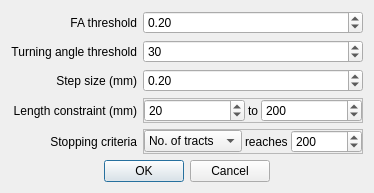
<ui version="4.0" >
 <class>TrackingConfigDlgClass</class>
 <widget class="QDialog" name="TrackingConfigDlgClass" >
  <property name="geometry" >
   <rect>
    <x>0</x>
    <y>0</y>
    <width>374</width>
    <height>177</height>
   </rect>
  </property>
  <property name="windowTitle" >
   <string>TrackingConfigDlg</string>
  </property>
  <layout class="QGridLayout" name="gridLayout" >
   <item row="0" column="0" >
    <widget class="QLabel" name="label" >
     <property name="sizePolicy" >
      <sizepolicy vsizetype="Preferred" hsizetype="Preferred" >
       <horstretch>0</horstretch>
       <verstretch>0</verstretch>
      </sizepolicy>
     </property>
     <property name="text" >
      <string>FA threshold</string>
     </property>
     <property name="alignment" >
      <set>Qt::AlignRight|Qt::AlignTrailing|Qt::AlignVCenter</set>
     </property>
    </widget>
   </item>
   <item row="0" column="1" >
    <widget class="QDoubleSpinBox" name="faSpin" >
     <property name="maximum" >
      <double>1.000000000000000</double>
     </property>
     <property name="singleStep" >
      <double>0.050000000000000</double>
     </property>
     <property name="value" >
      <double>0.200000000000000</double>
     </property>
    </widget>
   </item>
   <item row="1" column="0" >
    <widget class="QLabel" name="label_2" >
     <property name="text" >
      <string>Turning angle threshold</string>
     </property>
     <property name="alignment" >
      <set>Qt::AlignRight|Qt::AlignTrailing|Qt::AlignVCenter</set>
     </property>
    </widget>
   </item>
   <item row="1" column="1" >
    <widget class="QSpinBox" name="angleSpin" >
     <property name="maximum" >
      <number>90</number>
     </property>
     <property name="value" >
      <number>30</number>
     </property>
    </widget>
   </item>
   <item row="2" column="0" >
    <widget class="QLabel" name="label_3" >
     <property name="text" >
      <string>Step size (mm)</string>
     </property>
     <property name="alignment" >
      <set>Qt::AlignRight|Qt::AlignTrailing|Qt::AlignVCenter</set>
     </property>
    </widget>
   </item>
   <item row="2" column="1" >
    <widget class="QDoubleSpinBox" name="stepSpin" >
     <property name="minimum" >
      <double>0.100000000000000</double>
     </property>
     <property name="maximum" >
      <double>100.000000000000000</double>
     </property>
     <property name="singleStep" >
      <double>1.000000000000000</double>
     </property>
     <property name="value" >
      <double>0.200000000000000</double>
     </property>
    </widget>
   </item>
   <item row="3" column="0" >
    <widget class="QLabel" name="label_4" >
     <property name="text" >
      <string>Length constraint (mm)</string>
     </property>
     <property name="alignment" >
      <set>Qt::AlignRight|Qt::AlignTrailing|Qt::AlignVCenter</set>
     </property>
    </widget>
   </item>
   <item row="3" column="1" >
    <widget class="QFrame" name="frame" >
     <property name="sizePolicy" >
      <sizepolicy vsizetype="Maximum" hsizetype="Preferred" >
       <horstretch>0</horstretch>
       <verstretch>0</verstretch>
      </sizepolicy>
     </property>
     <property name="frameShape" >
      <enum>QFrame::StyledPanel</enum>
     </property>
     <property name="frameShadow" >
      <enum>QFrame::Raised</enum>
     </property>
     <layout class="QHBoxLayout" name="horizontalLayout" >
      <property name="spacing" >
       <number>3</number>
      </property>
      <property name="margin" >
       <number>0</number>
      </property>
      <item>
       <widget class="QSpinBox" name="minLengthSpin" >
        <property name="value" >
         <number>20</number>
        </property>
       </widget>
      </item>
      <item>
       <widget class="QLabel" name="label_5" >
        <property name="sizePolicy" >
         <sizepolicy vsizetype="Preferred" hsizetype="Maximum" >
          <horstretch>0</horstretch>
          <verstretch>0</verstretch>
         </sizepolicy>
        </property>
        <property name="text" >
         <string>to</string>
        </property>
       </widget>
      </item>
      <item>
       <widget class="QSpinBox" name="maxLengthSpin" >
        <property name="maximum" >
         <number>20000</number>
        </property>
        <property name="value" >
         <number>200</number>
        </property>
       </widget>
      </item>
     </layout>
    </widget>
   </item>
   <item row="4" column="0" >
    <widget class="QLabel" name="label_6" >
     <property name="text" >
      <string>Stopping criteria</string>
     </property>
     <property name="alignment" >
      <set>Qt::AlignRight|Qt::AlignTrailing|Qt::AlignVCenter</set>
     </property>
    </widget>
   </item>
   <item row="4" column="1" >
    <widget class="QFrame" name="frame_2" >
     <property name="sizePolicy" >
      <sizepolicy vsizetype="Preferred" hsizetype="Expanding" >
       <horstretch>0</horstretch>
       <verstretch>0</verstretch>
      </sizepolicy>
     </property>
     <property name="frameShape" >
      <enum>QFrame::StyledPanel</enum>
     </property>
     <property name="frameShadow" >
      <enum>QFrame::Raised</enum>
     </property>
     <layout class="QHBoxLayout" name="horizontalLayout_2" >
      <property name="spacing" >
       <number>3</number>
      </property>
      <property name="margin" >
       <number>0</number>
      </property>
      <item>
       <widget class="QComboBox" name="isFiberCount" >
        <property name="currentIndex" >
         <number>1</number>
        </property>
        <item>
         <property name="text" >
          <string>No. of seeds</string>
         </property>
        </item>
        <item>
         <property name="text" >
          <string>No. of tracts</string>
         </property>
        </item>
       </widget>
      </item>
      <item>
       <widget class="QLabel" name="label_7" >
        <property name="sizePolicy" >
         <sizepolicy vsizetype="Preferred" hsizetype="Maximum" >
          <horstretch>0</horstretch>
          <verstretch>0</verstretch>
         </sizepolicy>
        </property>
        <property name="text" >
         <string>reaches</string>
        </property>
       </widget>
      </item>
      <item>
       <widget class="QSpinBox" name="nFiberSpin" >
        <property name="minimum" >
         <number>1</number>
        </property>
        <property name="maximum" >
         <number>99999</number>
        </property>
        <property name="singleStep" >
         <number>100</number>
        </property>
        <property name="value" >
         <number>200</number>
        </property>
       </widget>
      </item>
     </layout>
    </widget>
   </item>
   <item row="5" column="0" colspan="2" >
    <widget class="QDialogButtonBox" name="buttonBox" >
     <property name="standardButtons" >
      <set>QDialogButtonBox::Cancel|QDialogButtonBox::Ok</set>
     </property>
     <property name="centerButtons" >
      <bool>true</bool>
     </property>
    </widget>
   </item>
  </layout>
 </widget>
 <layoutdefault spacing="6" margin="11" />
 <resources/>
 <connections>
  <connection>
   <sender>buttonBox</sender>
   <signal>accepted()</signal>
   <receiver>TrackingConfigDlgClass</receiver>
   <slot>accept()</slot>
   <hints>
    <hint type="sourcelabel" >
     <x>138</x>
     <y>159</y>
    </hint>
    <hint type="destinationlabel" >
     <x>98</x>
     <y>-17</y>
    </hint>
   </hints>
  </connection>
  <connection>
   <sender>buttonBox</sender>
   <signal>rejected()</signal>
   <receiver>TrackingConfigDlgClass</receiver>
   <slot>reject()</slot>
   <hints>
    <hint type="sourcelabel" >
     <x>297</x>
     <y>160</y>
    </hint>
    <hint type="destinationlabel" >
     <x>208</x>
     <y>-14</y>
    </hint>
   </hints>
  </connection>
 </connections>
</ui>
